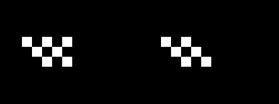
#> input picture webapp/static/swag.png, 279 x 104 px, found by its file name
$ python sunglasseshaar.py
#> lines starting #> are read from the running program, lines starting #| are printed output that depends on the picture
import cv2
import cvzone

cap = cv2.VideoCapture(0)
cascade = cv2.CascadeClassifier('Haar_Classifier/haarcascade_frontalface_default.xml')
overlay = cv2.imread('images/swag.png', cv2.IMREAD_UNCHANGED)
#> overlay is the input picture: shape (104, 279, 4); mean B, G, R, A 11.4, 11.4, 11.4, 97.8
while True:
    _, frame = cap.read()
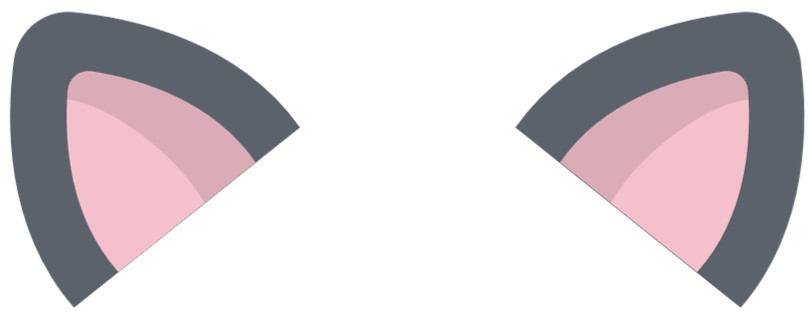
#> input picture images/cat_ear.jpg, 811 x 312 px, given in place of the camera
#> frame is the input picture: shape (312, 811, 3); mean B, G, R 209.9, 205.5, 212.8
    gray_scale = cv2.cvtColor(frame, cv2.COLOR_BGR2GRAY)
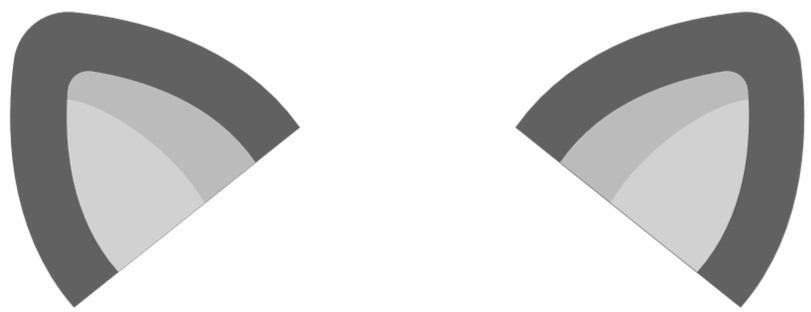
#> gray_scale: shape (312, 811); min 84, max 255, mean 208.2
    faces = cascade.detectMultiScale(gray_scale)
#> faces = ()
    for (x, y, w , h) in faces:
        cv2.rectangle(frame, (x, y), (x+w, y+h), (255,0,0), 2)
        overlay_resize = cv2.resize(overlay,(w,h))
        frame = cvzone.overlayPNG(frame, overlay_resize,[x,y-20])
#> this loop made 0 passes

    cv2.imshow('Snap filter', frame)
    if cv2.waitKey(10) == ord('q'):
#> (key q is pressed here)
        break
